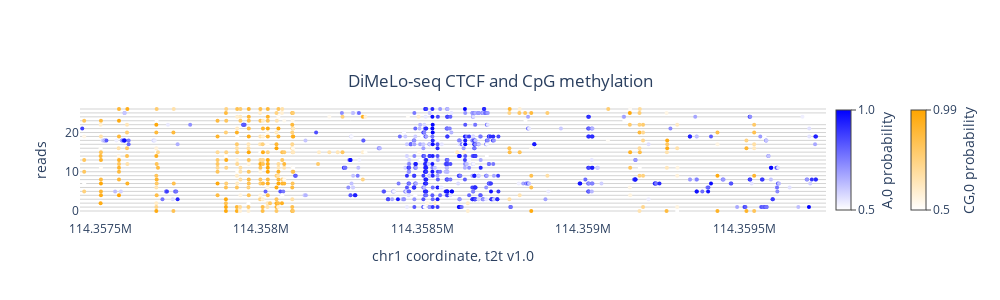

Here is the notebook cell this chart was saved with:
### Code cell
fig = plot_read_browser.plot_read_browser(
    mod_file_name=extract_file_no_thresh,
    region='chr1:114357437-114359753', # you can only browser a single region, not a bed file or list of regions.
    # The only cap on region size is your computer's memory and your patience
    motifs=['CG,0','A,0'],
    thresh=0.5,
    single_strand=False,
    sort_by="collapse",#you can sort by anything that the loading function accepts, but the special "collapse" option doesn't allow other sorting
    hover=False, #turning off hover will remove the hoverover read names and other info
)
# plot browser is made using plotly, so you can use the returned "fig" object to make updates using plotly commands
fig.update_layout(
    width=1000,# these values are in pixels
    height=300,    
    title={
        'text': 'DiMeLo-seq CTCF and CpG methylation',
        'x': 0.5,
        'xanchor': 'center',
        'y': 0.75,  # Adjust the vertical position of the title
        'yanchor': 'top',
        'pad': {'b': 10} 
    },
    xaxis_title='chr1 coordinate, t2t v1.0',
    yaxis_title='reads'
)

### Figure 1 — Plotly figure (JSON) as saved in the notebook; plotly's stock layout.template omitted (floating-point values rounded to 4 significant figures; data arrays with more than 128 entries replaced by an {"elided": "..."} marker saying what was removed)
{"data": [{"hoverinfo": "text", "hovertext": "bd15781e-a765-43ba-b641-64cff386435f", "line": {"color": "lightgrey", "width": 1}, "mode": "lines", "showlegend": false, "type": "scatter", "x": [114272757, 114371007], "y": [2, 2]}, {"hoverinfo": "text", "hovertext": "62f58ea9-6228-4b3c-a00d-e8e4377c2d9a", "line": {"color": "lightgrey", "width": 1}, "mode": "lines", "showlegend": false, "type": "scatter", "x": [114273549, 114407394], "y": [0, 0]}, {"hoverinfo": "text", "hovertext": "f2f48fe0-36ac-4af3-8551-f3afc13b64df", "line": {"color": "lightgrey", "width": 1}, "mode": "lines", "showlegend": false, "type": "scatter", "x": [114286982, 114389604], "y": [1, 1]}, {"hoverinfo": "text", "hovertext": "8a461cc7-ebdc-4456-98a6-afbd85560245", "line": {"color": "lightgrey", "width": 1}, "mode": "lines", "showlegend": false, "type": "scatter", "x": [114320500, 114366576], "y": [7, 7]}, {"hoverinfo": "text", "hovertext": "1ad45bea-ccfe-4f2f-b727-d8280358f0b0", "line": {"color": "lightgrey", "width": 1}, "mode": "lines", "showlegend": false, "type": "scatter", "x": [114323087, 114361162], "y": [11, 11]}, {"hoverinfo": "text", "hovertext": "4c30ceba-4a6a-41ba-8906-293ba44965d1", "line": {"color": "lightgrey", "width": 1}, "mode": "lines", "showlegend": false, "type": "scatter", "x": [114324537, 114362163], "y": [12, 12]}, {"hoverinfo": "text", "hovertext": "8db57d1c-ad62-47bc-a1fa-77489954f766", "line": {"color": "lightgrey", "width": 1}, "mode": "lines", "showlegend": false, "type": "scatter", "x": [114325720, 114376439], "y": [5, 5]}, {"hoverinfo": "text", "hovertext": "c4269dbc-9387-4644-a195-bab0ab597d21", "line": {"color": "lightgrey", "width": 1}, "mode": "lines", "showlegend": false, "type": "scatter", "x": [114332522, 114390219], "y": [4, 4]}, {"hoverinfo": "text", "hovertext": "c299b672-9ba1-430b-ae22-43d7591eead8", "line": {"color": "lightgrey", "width": 1}, "mode": "lines", "showlegend": false, "type": "scatter", "x": [114332525, 114377428], "y": [8, 8]}, {"hoverinfo": "text", "hovertext": "1b72803e-adef-4222-a6ac-262f2dd04db8", "line": {"color": "lightgrey", "width": 1}, "mode": "lines", "showlegend": false, "type": "scatter", "x": [114338510, 114368055], "y": [16, 16]}, {"hoverinfo": "text", "hovertext": "9ae3a9ec-de2b-4678-80c5-82ef5b18d7af", "line": {"color": "lightgrey", "width": 1}, "mode": "lines", "showlegend": false, "type": "scatter", "x": [114339863, 114386990], "y": [6, 6]}, {"hoverinfo": "text", "hovertext": "66ca78ed-7f5e-4af3-93cd-0ceb736246ec", "line": {"color": "lightgrey", "width": 1}, "mode": "lines", "showlegend": false, "type": "scatter", "x": [114341066, 114379357], "y": [10, 10]}, {"hoverinfo": "text", "hovertext": "c06c775e-9473-423d-bb0f-48aaad4a7ad6", "line": {"color": "lightgrey", "width": 1}, "mode": "lines", "showlegend": false, "type": "scatter", "x": [114341117, 114371835], "y": [15, 15]}, {"hoverinfo": "text", "hovertext": "bdde52cf-4aed-42f6-80e5-e2c02b86596c", "line": {"color": "lightgrey", "width": 1}, "mode": "lines", "showlegend": false, "type": "scatter", "x": [114343597, 114405294], "y": [3, 3]}, {"hoverinfo": "text", "hovertext": "81abd2b7-68a5-44ce-9d92-c5790e68f0b6", "line": {"color": "lightgrey", "width": 1}, "mode": "lines", "showlegend": false, "type": "scatter", "x": [114346047, 114359121], "y": [23, 23]}, {"hoverinfo": "text", "hovertext": "d2f5df66-fe62-4723-b360-572dec3493c8", "line": {"color": "lightgrey", "width": 1}, "mode": "lines", "showlegend": false, "type": "scatter", "x": [114347104, 114372936], "y": [19, 19]}, {"hoverinfo": "text", "hovertext": "a865b338-ab12-4c49-910e-f4ef80af8677", "line": {"color": "lightgrey", "width": 1}, "mode": "lines", "showlegend": false, "type": "scatter", "x": [114348722, 114383387], "y": [14, 14]}, {"hoverinfo": "text", "hovertext": "34f01854-c28c-4ec6-a5ff-635d1327b18d", "line": {"color": "lightgrey", "width": 1}, "mode": "lines", "showlegend": false, "type": "scatter", "x": [114349315, 114373482], "y": [20, 20]}, {"hoverinfo": "text", "hovertext": "a054616a-0028-4b5e-877f-53b611ad2767", "line": {"color": "lightgrey", "width": 1}, "mode": "lines", "showlegend": false, "type": "scatter", "x": [114350271, 114372234], "y": [21, 21]}, {"hoverinfo": "text", "hovertext": "5a71d07f-4b9a-487c-8fa0-b9a26e2c626c", "line": {"color": "lightgrey", "width": 1}, "mode": "lines", "showlegend": false, "type": "scatter", "x": [114352078, 114359682], "y": [24, 24]}, {"hoverinfo": "text", "hovertext": "b1e7ffc8-b74a-4b98-bb8f-a5f3f8fcb3b7", "line": {"color": "lightgrey", "width": 1}, "mode": "lines", "showlegend": false, "type": "scatter", "x": [114352748, 114379429], "y": [18, 18]}, {"hoverinfo": "text", "hovertext": "7e3be4d2-be0b-4eda-91fb-d56b0df8d9ec", "line": {"color": "lightgrey", "width": 1}, "mode": "lines", "showlegend": false, "type": "scatter", "x": [114353092, 114381301], "y": [17, 17]}, {"hoverinfo": "text", "hovertext": "a6fcae27-656a-4f86-b117-02fee057fab6", "line": {"color": "lightgrey", "width": 1}, "mode": "lines", "showlegend": false, "type": "scatter", "x": [114353689, 114360654], "y": [25, 25]}, {"hoverinfo": "text", "hovertext": "49025607-57f8-4319-adfb-1d30dc5fca5a", "line": {"color": "lightgrey", "width": 1}, "mode": "lines", "showlegend": false, "type": "scatter", "x": [114353874, 114393731], "y": [9, 9]}, {"hoverinfo": "text", "hovertext": "0254472b-d540-423f-8589-cd6bc16c74c9", "line": {"color": "lightgrey", "width": 1}, "mode": "lines", "showlegend": false, "type": "scatter", "x": [114354714, 114376509], "y": [22, 22]}, {"hoverinfo": "text", "hovertext": "09ad09ac-fe99-4e99-9fe4-d308c41538d8", "line": {"color": "lightgrey", "width": 1}, "mode": "lines", "showlegend": false, "type": "scatter", "x": [114356767, 114393905], "y": [13, 13]}, {"hoverinfo": "text", "hovertext": "ce306fa9-2d47-45dc-8d7a-2294fdcd5e25", "line": {"color": "lightgrey", "width": 1}, "mode": "lines", "showlegend": false, "type": "scatter", "x": [114357416, 114360136], "y": [26, 26]}, {"customdata": {"elided": "769x2 mixed values"}, "hovertemplate": "<b>Read</b>: %{customdata[0]}<br><b>Position</b>: %{x:,}<br><b>Probability</b>: %{customdata[1]:.2f}", "marker": {"color": {"elided": "769 float values"}, "colorbar": {"thickness": 15, "tickmode": "array", "ticks": "outside", "ticktext": ["0.5", "1.0"], "tickvals": [0.502, 0.998], "title": {"side": "right", "text": "A,0 probability"}, "x": 1}, "colorscale": [[0, "white"], [1, "blue"]], "size": 4}, "mode": "markers", "showlegend": false, "type": "scatter", "x": {"elided": "769 int values"}, "y": {"elided": "769 int values"}}, {"customdata": {"elided": "504x2 mixed values"}, "hovertemplate": "<b>Read</b>: %{customdata[0]}<br><b>Position</b>: %{x:,}<br><b>Probability</b>: %{customdata[1]:.2f}", "marker": {"color": {"elided": "504 float values"}, "colorbar": {"thickness": 15, "tickmode": "array", "ticks": "outside", "ticktext": ["0.5", "0.99"], "tickvals": [0.502, 0.9941], "title": {"side": "right", "text": "CG,0 probability"}, "x": 1.1}, "colorscale": [[0, "white"], [1, "orange"]], "size": 4}, "mode": "markers", "showlegend": false, "type": "scatter", "x": {"elided": "504 int values"}, "y": {"elided": "504 int values"}}], "layout": {"barmode": "overlay", "height": 300, "hovermode": false, "plot_bgcolor": "rgba(0,0,0,0)", "title": {"pad": {"b": 10}, "text": "DiMeLo-seq CTCF and CpG methylation", "x": 0.5, "xanchor": "center", "y": 0.75, "yanchor": "top"}, "width": 1000, "xaxis": {"range": [114357437, 114359753], "title": {"text": "chr1 coordinate, t2t v1.0"}}, "yaxis": {"title": {"text": "reads"}}}}
